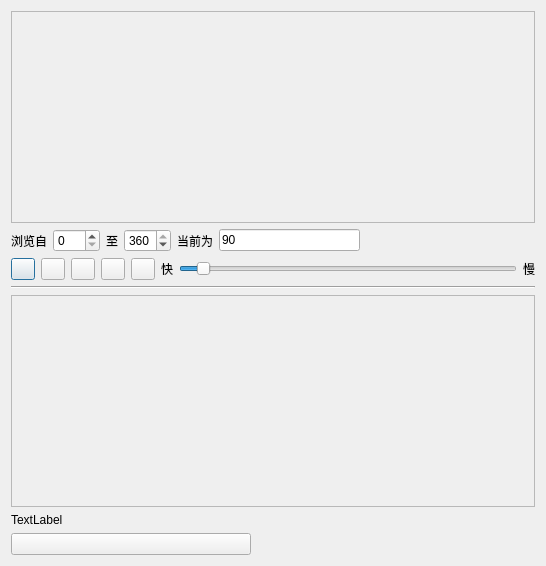
<?xml version="1.0" encoding="UTF-8"?>
<ui version="4.0">
 <class>XDlgPyViewer</class>
 <widget class="QDialog" name="XDlgPyViewer">
  <property name="geometry">
   <rect>
    <x>0</x>
    <y>0</y>
    <width>546</width>
    <height>566</height>
   </rect>
  </property>
  <property name="windowTitle">
   <string>滤波方差分析</string>
  </property>
  <layout class="QVBoxLayout" name="verticalLayout" stretch="1,0,0,0,1,0,0">
   <item>
    <widget class="XFramePyViewer" name="frameBro">
     <property name="frameShape">
      <enum>QFrame::StyledPanel</enum>
     </property>
     <property name="frameShadow">
      <enum>QFrame::Raised</enum>
     </property>
    </widget>
   </item>
   <item>
    <layout class="QHBoxLayout" name="horizontalLayout_2">
     <item>
      <widget class="QLabel" name="label_3">
       <property name="text">
        <string>浏览自</string>
       </property>
      </widget>
     </item>
     <item>
      <widget class="QSpinBox" name="spinBoxBStart">
       <property name="maximum">
        <number>360</number>
       </property>
      </widget>
     </item>
     <item>
      <widget class="QLabel" name="label_4">
       <property name="text">
        <string>至</string>
       </property>
      </widget>
     </item>
     <item>
      <widget class="QSpinBox" name="spinBoxBEnd">
       <property name="maximum">
        <number>360</number>
       </property>
       <property name="value">
        <number>360</number>
       </property>
      </widget>
     </item>
     <item>
      <widget class="QLabel" name="label_5">
       <property name="text">
        <string>当前为</string>
       </property>
      </widget>
     </item>
     <item>
      <widget class="QLineEdit" name="lineEdit">
       <property name="text">
        <string>90</string>
       </property>
      </widget>
     </item>
     <item>
      <spacer name="horizontalSpacer_5">
       <property name="orientation">
        <enum>Qt::Horizontal</enum>
       </property>
       <property name="sizeHint" stdset="0">
        <size>
         <width>175</width>
         <height>20</height>
        </size>
       </property>
      </spacer>
     </item>
    </layout>
   </item>
   <item>
    <layout class="QHBoxLayout" name="horizontalLayout">
     <item>
      <widget class="QPushButton" name="pushButtonBO">
       <property name="maximumSize">
        <size>
         <width>24</width>
         <height>24</height>
        </size>
       </property>
       <property name="text">
        <string/>
       </property>
       <property name="icon">
        <iconset resource="../xconsole/x.qrc">
         <normaloff>:/Icon/PlayPageUp.png</normaloff>:/Icon/PlayPageUp.png</iconset>
       </property>
      </widget>
     </item>
     <item>
      <widget class="QPushButton" name="pushButtonBW">
       <property name="maximumSize">
        <size>
         <width>24</width>
         <height>24</height>
        </size>
       </property>
       <property name="text">
        <string/>
       </property>
       <property name="icon">
        <iconset resource="../xconsole/x.qrc">
         <normaloff>:/Icon/PlayBackward.png</normaloff>:/Icon/PlayBackward.png</iconset>
       </property>
      </widget>
     </item>
     <item>
      <widget class="QPushButton" name="pushButtonStop">
       <property name="maximumSize">
        <size>
         <width>24</width>
         <height>24</height>
        </size>
       </property>
       <property name="text">
        <string/>
       </property>
       <property name="icon">
        <iconset resource="../xconsole/x.qrc">
         <normaloff>:/Icon/PlayPause.png</normaloff>:/Icon/PlayPause.png</iconset>
       </property>
      </widget>
     </item>
     <item>
      <widget class="QPushButton" name="pushButtonFW">
       <property name="maximumSize">
        <size>
         <width>24</width>
         <height>24</height>
        </size>
       </property>
       <property name="text">
        <string/>
       </property>
       <property name="icon">
        <iconset resource="../xconsole/x.qrc">
         <normaloff>:/Icon/PlayForward.png</normaloff>:/Icon/PlayForward.png</iconset>
       </property>
      </widget>
     </item>
     <item>
      <widget class="QPushButton" name="pushButtonFO">
       <property name="maximumSize">
        <size>
         <width>24</width>
         <height>24</height>
        </size>
       </property>
       <property name="text">
        <string/>
       </property>
       <property name="icon">
        <iconset resource="../xconsole/x.qrc">
         <normaloff>:/Icon/PlayPageDown.png</normaloff>:/Icon/PlayPageDown.png</iconset>
       </property>
      </widget>
     </item>
     <item>
      <widget class="QLabel" name="label_6">
       <property name="text">
        <string>快</string>
       </property>
      </widget>
     </item>
     <item>
      <widget class="QSlider" name="horizontalSlider">
       <property name="minimum">
        <number>5</number>
       </property>
       <property name="maximum">
        <number>100</number>
       </property>
       <property name="value">
        <number>10</number>
       </property>
       <property name="orientation">
        <enum>Qt::Horizontal</enum>
       </property>
      </widget>
     </item>
     <item>
      <widget class="QLabel" name="label_7">
       <property name="text">
        <string>慢</string>
       </property>
      </widget>
     </item>
    </layout>
   </item>
   <item>
    <widget class="Line" name="line">
     <property name="orientation">
      <enum>Qt::Horizontal</enum>
     </property>
    </widget>
   </item>
   <item>
    <widget class="XFramePyViewer" name="frameStack">
     <property name="frameShape">
      <enum>QFrame::StyledPanel</enum>
     </property>
     <property name="frameShadow">
      <enum>QFrame::Raised</enum>
     </property>
    </widget>
   </item>
   <item>
    <layout class="QHBoxLayout" name="horizontalLayout_6">
     <item>
      <widget class="QLabel" name="label">
       <property name="text">
        <string>TextLabel</string>
       </property>
      </widget>
     </item>
    </layout>
   </item>
   <item>
    <widget class="QPushButton" name="pushButtonOK">
     <property name="minimumSize">
      <size>
       <width>240</width>
       <height>0</height>
      </size>
     </property>
     <property name="maximumSize">
      <size>
       <width>240</width>
       <height>16777215</height>
      </size>
     </property>
     <property name="text">
      <string/>
     </property>
     <property name="icon">
      <iconset resource="../xconsole/x.qrc">
       <normaloff>:/Icon/OK.png</normaloff>:/Icon/OK.png</iconset>
     </property>
    </widget>
   </item>
  </layout>
 </widget>
 <layoutdefault spacing="6" margin="11"/>
 <customwidgets>
  <customwidget>
   <class>XFramePyViewer</class>
   <extends>QFrame</extends>
   <header>xframepyviewer.h</header>
   <container>1</container>
  </customwidget>
 </customwidgets>
 <resources>
  <include location="../xconsole/x.qrc"/>
 </resources>
 <connections>
  <connection>
   <sender>pushButtonOK</sender>
   <signal>clicked()</signal>
   <receiver>XDlgPyViewer</receiver>
   <slot>accept()</slot>
   <hints>
    <hint type="sourcelabel">
     <x>460</x>
     <y>231</y>
    </hint>
    <hint type="destinationlabel">
     <x>398</x>
     <y>224</y>
    </hint>
   </hints>
  </connection>
 </connections>
</ui>
